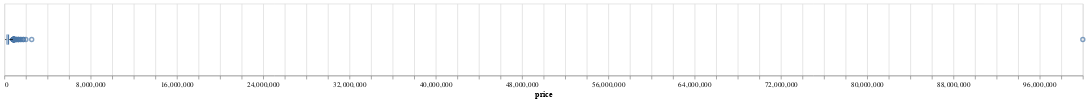

Write notebook code for a chart like this one.
### Code cell
# Mit 100M+ Outlier
alt.Chart(df_pred_resp).mark_boxplot().encode(
    x=alt.X("price:Q").scale(zero=False)
    ).properties(width=1500, height=100)

### Figure 1 — Vega-Lite specification as saved in the notebook (floating-point values rounded to 4 significant figures; data arrays with more than 128 entries replaced by an {"elided": "..."} marker saying what was removed)
{"config": {"view": {"continuousWidth": 300, "continuousHeight": 300}}, "data": {"name": "data-e6e6a1e14f5027850c78659336fa3ca9"}, "mark": {"type": "boxplot"}, "encoding": {"x": {"field": "price", "scale": {"zero": false}, "type": "quantitative"}}, "height": 100, "width": 1500, "$schema": "https://vega.github.io/schema/vega-lite/v5.16.3.json", "datasets": {"data-e6e6a1e14f5027850c78659336fa3ca9": {"elided": "948 records"}}}
